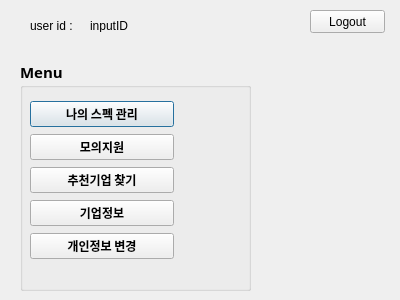
<?xml version="1.0" encoding="UTF-8"?>
<ui version="4.0">
 <class>Menu</class>
 <widget class="QDialog" name="Menu">
  <property name="geometry">
   <rect>
    <x>0</x>
    <y>0</y>
    <width>400</width>
    <height>300</height>
   </rect>
  </property>
  <property name="windowTitle">
   <string>Dialog</string>
  </property>
  <widget class="QGroupBox" name="groupBox">
   <property name="geometry">
    <rect>
     <x>20</x>
     <y>60</y>
     <width>231</width>
     <height>231</height>
    </rect>
   </property>
   <property name="font">
    <font>
     <family>Aharoni</family>
     <pointsize>11</pointsize>
     <weight>75</weight>
     <bold>true</bold>
    </font>
   </property>
   <property name="title">
    <string>Menu</string>
   </property>
   <widget class="QWidget" name="layoutWidget">
    <property name="geometry">
     <rect>
      <x>10</x>
      <y>40</y>
      <width>144</width>
      <height>161</height>
     </rect>
    </property>
    <layout class="QVBoxLayout" name="verticalLayout">
     <item>
      <widget class="QPushButton" name="pushButton_ManagingSpec">
       <property name="font">
        <font>
         <pointsize>9</pointsize>
        </font>
       </property>
       <property name="text">
        <string>나의 스펙 관리</string>
       </property>
      </widget>
     </item>
     <item>
      <widget class="QPushButton" name="pushButton_Apply">
       <property name="font">
        <font>
         <pointsize>9</pointsize>
        </font>
       </property>
       <property name="text">
        <string>모의지원</string>
       </property>
      </widget>
     </item>
     <item>
      <widget class="QPushButton" name="pushButton_Recommendation">
       <property name="font">
        <font>
         <pointsize>9</pointsize>
        </font>
       </property>
       <property name="text">
        <string>추천기업 찾기</string>
       </property>
      </widget>
     </item>
     <item>
      <widget class="QPushButton" name="pushButton_Companyinfo">
       <property name="font">
        <font>
         <pointsize>9</pointsize>
        </font>
       </property>
       <property name="text">
        <string>기업정보</string>
       </property>
      </widget>
     </item>
     <item>
      <widget class="QPushButton" name="pushButton_Personalinfo">
       <property name="font">
        <font>
         <pointsize>9</pointsize>
        </font>
       </property>
       <property name="text">
        <string>개인정보 변경</string>
       </property>
      </widget>
     </item>
    </layout>
   </widget>
  </widget>
  <widget class="QLabel" name="label_userid">
   <property name="geometry">
    <rect>
     <x>30</x>
     <y>20</y>
     <width>56</width>
     <height>12</height>
    </rect>
   </property>
   <property name="text">
    <string>user id :</string>
   </property>
  </widget>
  <widget class="QLabel" name="label_inputID">
   <property name="geometry">
    <rect>
     <x>90</x>
     <y>20</y>
     <width>56</width>
     <height>12</height>
    </rect>
   </property>
   <property name="text">
    <string>inputID</string>
   </property>
  </widget>
  <widget class="QPushButton" name="pushButton_logout">
   <property name="geometry">
    <rect>
     <x>310</x>
     <y>10</y>
     <width>75</width>
     <height>23</height>
    </rect>
   </property>
   <property name="text">
    <string>Logout</string>
   </property>
  </widget>
 </widget>
 <resources/>
 <connections/>
</ui>
